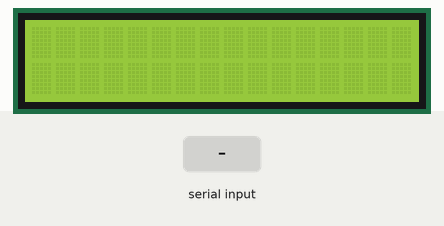
Bench run of a sketch on a simulated Arduino Uno, built with avr-gcc and run on an emulated ATmega328P. Parts: 16×2 character LCD. The inputs (shaded band) are chosen by the test bench.

Above: at 1.2 s.
1.3 s: "1" received over Serial
At 1.9 s:
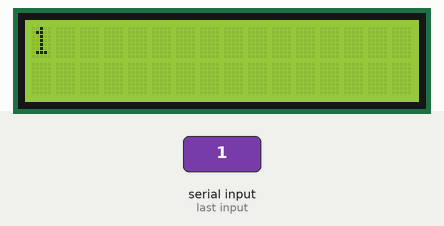
2.9 s: "0" received over Serial
At 4.2 s:
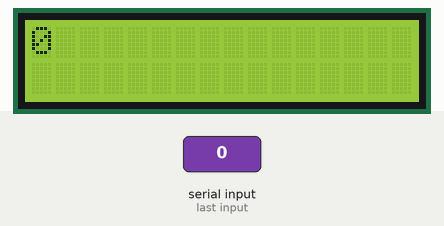
4.5 s: "2" received over Serial
At 5.5 s:
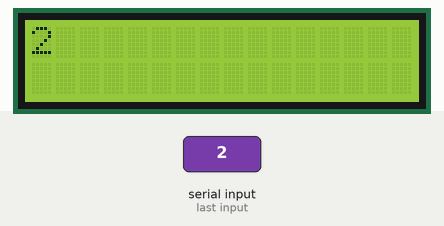
Timing chart, 0 to 7.5 s (numbered marks = the images above; inputs shaded):
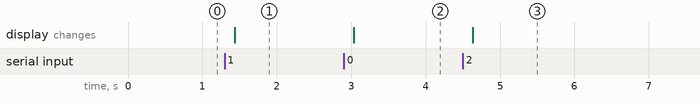

The sketch:

LCD_Display.pde
```cpp
/*
 This sketch displays text sent over the serial port
 (e.g. from the Serial Monitor) on an attached LCD.

 The circuit:
 * LCD RS pin to digital pin 7
 * LCD Enable pin to digital pin 8
 * LCD D4 pin to digital pin 9
 * LCD D5 pin to digital pin 10
 * LCD D6 pin to digital pin 11
 * LCD D7 pin to digital pin 12
 * 10K resistor:
 * ends to +5V and ground
 * wiper to LCD VO pin (pin 3)
 */

// include the library code:
#include <LiquidCrystal.h>

// initialize the library with the numbers of the interface pins
LiquidCrystal lcd(7, 8, 9, 10, 11, 12);
const int unsigned ROWS = 4;
const int unsigned COLS = 20;
int count = 0;
int chars[ROWS][COLS];
void setup(){
  // set up the LCD's number of columns and rows:
  lcd.begin(ROWS, COLS);
  // initialize the serial communications:
  Serial.begin(9600);
  defaultDisplayBuffer();
  display();
}

void loop()
{
  // when characters arrive over the serial port...
  if (Serial.available()) {
    readFromSerial();
    display();
  }
}

void readFromSerial(){
  // wait a bit for the entire message to arrive
  delay(100);
  count = 0;
  defaultDisplayBuffer();
  // read all the available characters
  while (Serial.available() > 0) {
    int c = Serial.read();
    chars[getRow()][getCol()] = c;
    count = count + 1;
  }
}

void defaultDisplayBuffer(){
  for(int c=0; c< COLS; c++){
    for(int r=0; r< ROWS; r++){
      lcd.setCursor(c,r);
      chars[r][c] = ' ';
    }
  }
}

int getRow(){
  return count / COLS;
}

int getCol(){
  return count % COLS;
}

void display(){
  // clear the screen
  lcd.clear();
  for(int c=0; c < COLS; c++){
    for(int r=0; r < ROWS; r++){
      lcd.setCursor(c,r);
      // display each character to the LCD
      lcd.write(chars[r][c]);
    }
  }
}

void dump() {
  Serial.println("Sending buffer.");
  for(int r=0; r< ROWS; r++){
    for(int c=0; c< COLS; c++){
      Serial.print("chars[");
      Serial.print(r);
      Serial.print("][");
      Serial.print(c);
      Serial.print("]: ");
      Serial.println((char) chars[r][c]);
    }
  }
}
```

Measured:
- after the input at 1.3 s, the display: changes after 0.13 s (image 1)
- after the input at 2.9 s, the display: changes after 0.13 s (image 2)
- after the input at 4.5 s, the display: changes after 0.13 s (image 3)
